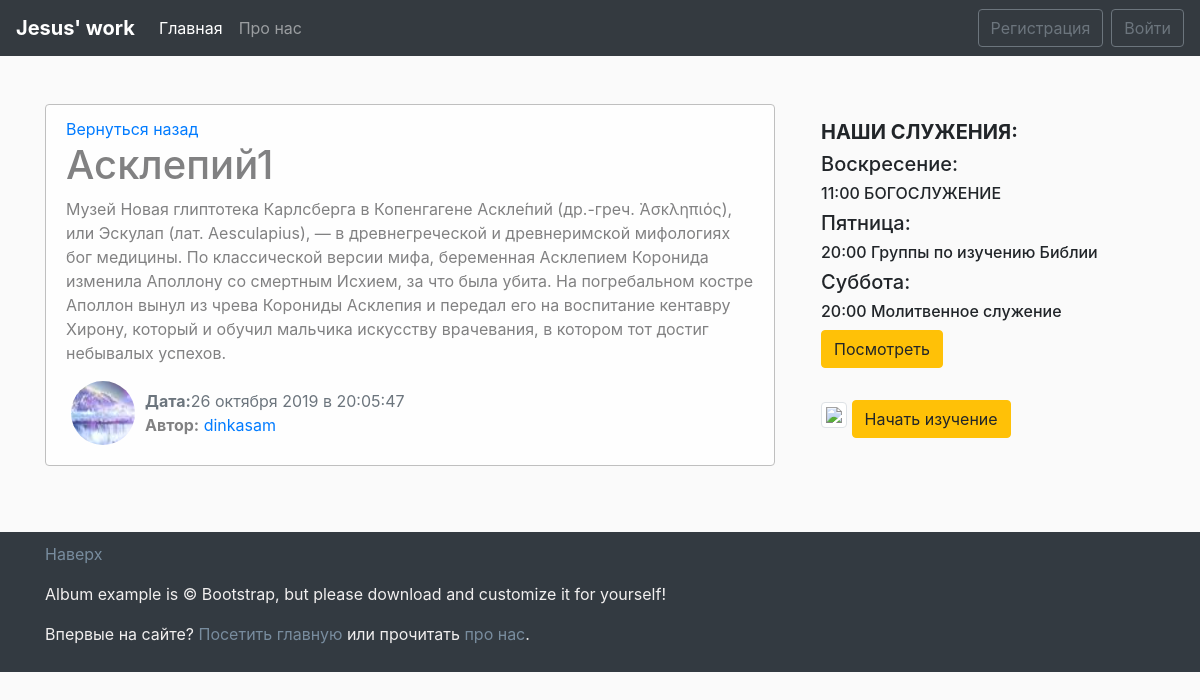
The page /news/1/ on the database its author committed.
### blog/models.py (models this page shows, shortened)
class News(models.Model):
    title = models.CharField(max_length=100)
    text = models.TextField()
    date = models.DateTimeField(default=timezone.now)
    avtor = models.ForeignKey(User, on_delete=models.CASCADE)
    def __str__(self):
        return self.title

### users/models.py (models this page shows, shortened)
class Profile(models.Model):
    user = models.OneToOneField(User, on_delete=models.CASCADE)
    img = models.ImageField(default='default.jpg', upload_to='user_images')

### blog/views.py (the view)
# urls.py: path('news/<int:pk>/', views.NewsDetailView.as_view(), name= 'news-detail'),
class NewsDetailView(DetailView):
    model = News
    def get_context_data(self, **kwards):
        ctx = super(NewsDetailView, self).get_context_data(**kwards)
        ctx['title'] = News.objects.filter(pk=self.kwargs['pk']).first()
        return ctx

### blog/templates/blog/news_detail.html (shortened to what this page needs)
{% extends 'blog/main.html' %}
{% load static %}
{% block main_section %}
    <div class="alert alert-light">
      <a href="{% url 'blog-home' %}">Вернуться назад</a>
      <h1>{{ object.title }}</h1>
      <p>{{ object.text|safe }}</p>
      <div class="row">
        <div>
          {% if object.avtor.profile.img %}
            <img src="{{ object.avtor.profile.img.url }}" alt="{{ object.avtor }}" class="user_image">
          {% else %}
            <img src="/pictures/default.jpg" alt="{{ object.avtor }}" class="user_image">
          {% endif %}
        </div>
        <div class="mt-2">
          <span class="text-muted"><b>Дата:</b>{{ object.date|date:"d E Y в H:i:s" }}</span>
          <p><b>Автор:</b> <a href="{% url 'user-news' object.avtor %}">{{ object.avtor }}</a></p>
        </div>
      </div>
    </div>
{% endblock main_section %}
{% block aside_news_section %}
  <h5><b>НАШИ СЛУЖЕНИЯ:</b></h5>
  <h5> Воскресение:</h5>
  <h6>11:00 БОГОСЛУЖЕНИЕ</h6>
  <h5> Пятница:</h5>
  <h6>20:00 Группы по изучению Библии</h6>
  <h5>Суббота:</h5>
  <h6>20:00 Молитвенное служение</h6>
  <a href="https://itproger.com/news/1" target="_blank">
  <button class="btn btn-warning">Посмотреть</button>
{% endblock aside_news_section %}

### blog/static/blog/main.css (style rules this page uses)
body { background: #fafafa }
img { max-width: 100%!important; }
.alert-light { border-color: #bfbfbf }
.user_image { width: 64px; height: 64px; border-radius: 50%; margin-right: 10px; margin-left: 20px; }

### rows shown on the page
News: title "Асклепий1", text "Музей Новая глиптотека Карлсберга в Копенгагене Аскле́пий (др.-греч. Ἀσκληπιός), или Эскулап (лат. Aesculapius), — в древнегреческой и древнеримской мифологиях бог медицины. По классической версии мифа, беременная Асклепием Коронида изменила Аполлону со смертным Исхием, за что была убита. На погребальном костре Аполлон вынул из чрева Корониды Асклепия и передал его на воспитание кентавру Хирону, который и обучил мальчика искусству врачевания, в котором тот достиг небывалых успехов.", avtor.profile.img (picture), date "26 октября 2019 в 20:05:47", avtor "dinkasam"
